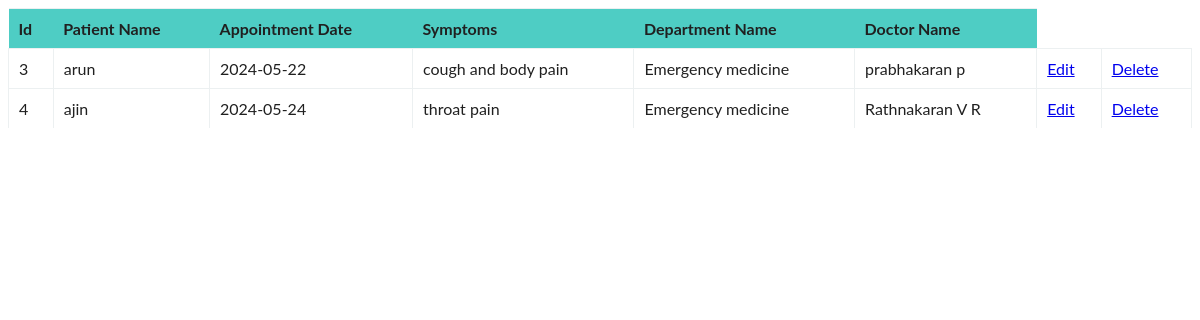
Screenshot of /viewappointment with the database file from the repository.
### Hospitalapp/models.py (models this page shows, shortened)
class appointment(models.Model):
    pname=models.CharField(max_length=250)
    Adate=models.CharField(max_length=250)
    symptoms=models.CharField(max_length=300)
    Dname=models.CharField(max_length=250)
    docname=models.CharField(max_length=200)

### Hospitalapp/views.py (the view)
# urls.py: path('viewappointment',views.viewappointment,name='viewappointment'),
def viewappointment(request):
    result =appointment.objects.all()
    return render(request,'viewappointment.html',{'result':result})

### Hospitalapp/templates/viewappointment.html (shortened to what this page needs)
<!DOCTYPE html>
<html lang="en">
<head>
</head>
<body>
<table>
	<tr class="table-headers">
        <th>Id</th>
    <th>Patient Name</th>
    <th>Appointment Date</th>
    <th>Symptoms</th>
    <th>Department Name</th>
    <th>Doctor Name</th>
	</tr>
    {% for result in result %}
    <tr>
                <td>{{ result.id }}</td>
                <td>{{ result.pname }}</td>
                <td>{{ result.Adate }}</td>
                <td>{{ result.symptoms }}</td>
                <td>{{ result.Dname }}</td>
                <td>{{ result.docname }}</td>
        <td><a href="edit_appointment/{{result.id}}" >Edit</a></td>
        <td><a href="deleteappointment/{{result.id}}" >Delete</a></td>
    </tr>
        {% endfor %}
</table>
</body>
</html>

### Hospitalapp/templates/viewappointment.html (style rules this page uses)
* { box-sizing: border-box; }
body { font-family: 'Lato', sans-serif; color: #202020; }

### rows the page displays
appointment: id "3", pname "arun", Adate "2024-05-22", symptoms "cough and body pain", Dname "Emergency medicine", docname "prabhakaran p"
appointment: id "4", pname "ajin", Adate "2024-05-24", symptoms "throat pain", Dname "Emergency medicine", docname "Rathnakaran V R"
